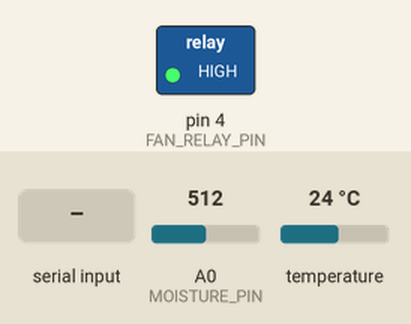
This sketch was run on a simulated Arduino Uno, built with avr-gcc and run on an emulated ATmega328P. Shown: switched loads named in the sketch (green lamp = pin HIGH). The inputs (shaded band) are chosen by the test bench; at power-on: A0 (MOISTURE_PIN) = 512, temperature 24 °C. What the sketch prints to the serial monitor is not drawn.

Above: at 1.2 s.
1.3 s: "FAN_OFF\n" received over Serial
At 2.2 s:
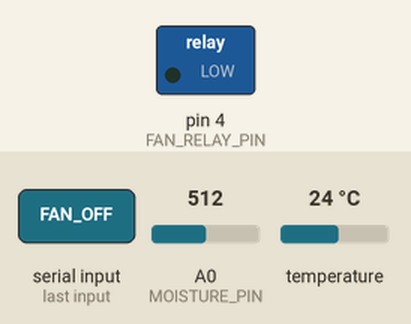
2.8 s: "FAN_ON\n" received over Serial
At 3.3 s:
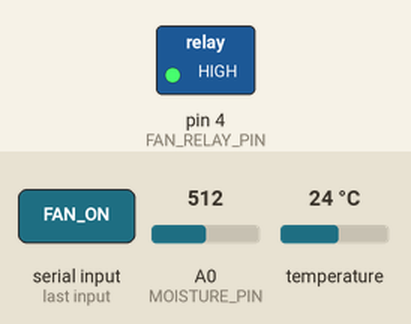
Timing chart, 0 to 5.8 s (numbered marks = the images above; inputs shaded):
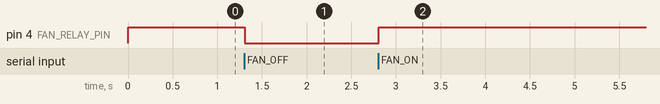

Measured:
- after the input at 1.3 s, pin 4 (FAN_RELAY_PIN): HIGH → LOW at once
- after the input at 2.8 s, pin 4 (FAN_RELAY_PIN): LOW → HIGH at once

The sketch:

sketch_oct28a.ino
```cpp
// ARDUINO CODE: arduino_compost_sensor.ino (Final and Corrected)

#include <OneWire.h>
#include <DallasTemperature.h>

// --- Configuration (MISSING SECTION - CRITICAL FIX) ---
// These lines MUST be at the top so the compiler knows what FAN_RELAY_PIN is.
#define ONE_WIRE_BUS 2     // Digital Pin for DS18B20 Data line
#define FAN_RELAY_PIN 4    // Digital Pin connected to the Relay Module Signal Pin
#define MOISTURE_PIN A0    // Analog Pin for Capacitive Moisture Sensor

// --- Initial Setup ---
OneWire oneWire(ONE_WIRE_BUS);
DallasTemperature sensors(&oneWire);
DeviceAddress coreTempProbe;

long lastDataSendTime = 0;
const long sendInterval = 5000;

void setup() {
  // FIX 1: Set pin state LOW immediately AND configure as output (assuming Active-LOW relay)
  // LOW ensures the relay starts OFF based on the recent diagnosis.

  pinMode(FAN_RELAY_PIN, OUTPUT);
  digitalWrite(FAN_RELAY_PIN, HIGH);
  Serial.begin(9600);

  sensors.begin();

  if (sensors.getAddress(coreTempProbe, 0)) {
    Serial.println("DS18B20 found and initialized.");
    sensors.setResolution(coreTempProbe, 10);
  } else {
    Serial.println("CRITICAL ERROR: DS18B20 not detected. Check wiring/resistor.");
  }
}

void loop() {
  // --- A. DATA ACQUISITION (UPLINK) ---
  if (millis() - lastDataSendTime >= sendInterval) {
    lastDataSendTime = millis();

    sensors.requestTemperatures();
    float tempC = sensors.getTempC(coreTempProbe);

    if (tempC != DEVICE_DISCONNECTED_C && tempC > -127.0) {
      int moistureRaw = analogRead(MOISTURE_PIN);

      // Send Data to Pi (Format: T<C_Temp>|M<Raw_Moisture>\n)
      Serial.print("T");
      Serial.print(tempC, 1);
      Serial.print("|M");
      Serial.println(moistureRaw);
    }
  }

  // --- B. POLICY EXECUTION (DOWNLINK) ---
  if (Serial.available() > 0) {
    String command = Serial.readStringUntil('\n');
    command.trim();

    // Execute the Pi's Policy Command (Active-LOW Logic)
    if (command == "FAN_OFF") {
      digitalWrite(FAN_RELAY_PIN, LOW); // LOW activates the relay
    } else if (command == "FAN_ON") {
      digitalWrite(FAN_RELAY_PIN, HIGH); // HIGH deactivates the relay
    }
  }
}
```
